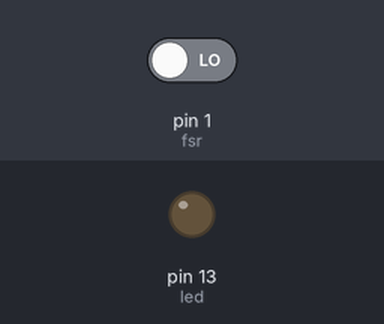
Simulated run of this sketch. Board: Arduino Uno, built with avr-gcc and run on an emulated ATmega328P. Shown: output pins drawn as LEDs (lit = HIGH). The test bench sets the inputs (shaded band); at power-on: pin 1 (fsr) LOW.

Above: at 1.2 s.
1.3 s: pin 1 (fsr) driven HIGH
At 2.0 s:
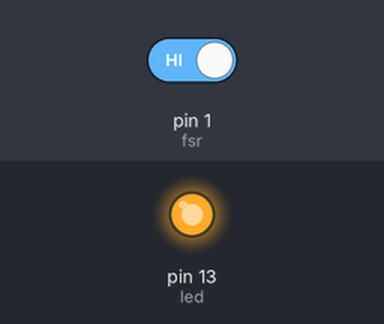
2.8 s: pin 1 (fsr) driven LOW
At 3.1 s:
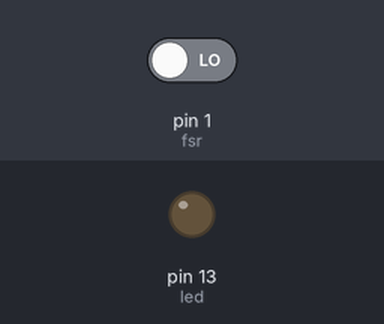
Timing chart, 0 to 5.8 s (numbered marks = the images above; inputs shaded):
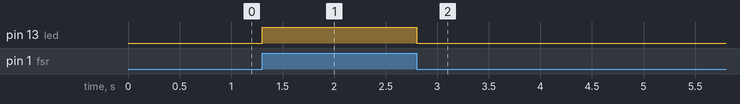

The sketch:

fsr_test.ino
```cpp
int fsr = 1;
int led = 13;

void setup() {
  // put your setup code here, to run once:
  pinMode(fsr,INPUT);
  pinMode(led,OUTPUT);
}

void loop() {
  // put your main code here, to run repeatedly:
  if(digitalRead(fsr) == HIGH){
    digitalWrite(led,HIGH);
  }
  else {
    digitalWrite(led,LOW);
  }

}
```

Measured:
- after the input at 1.3 s, pin 13 (led): LOW → HIGH at once
- after the input at 2.8 s, pin 13 (led): HIGH → LOW at once
